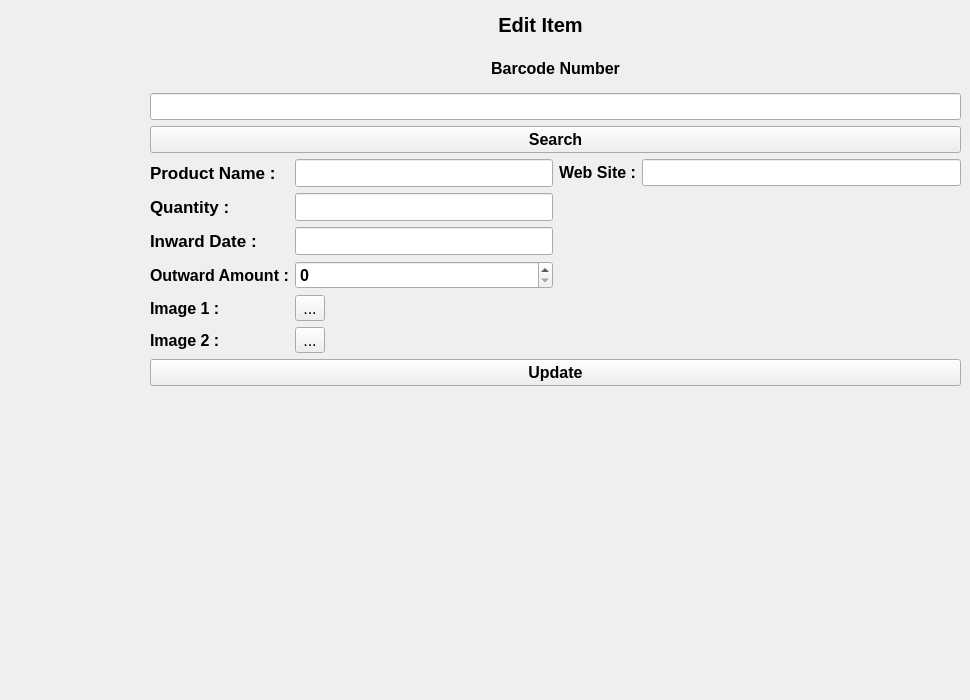
    <widget class="QWidget" name="pageEditProduct">
     <widget class="QWidget" name="verticalLayoutWidget_2">
      <property name="geometry">
       <rect>
        <x>150</x>
        <y>50</y>
        <width>811</width>
        <height>336</height>
       </rect>
      </property>
      <layout class="QVBoxLayout" name="verticalLayout_2">
       <item>
        <layout class="QVBoxLayout" name="verticalLayout">
         <item>
          <widget class="QLabel" name="label_5">
           <property name="font">
            <font>
             <pointsize>12</pointsize>
             <weight>75</weight>
             <bold>true</bold>
            </font>
           </property>
           <property name="text">
            <string>&lt;html&gt;&lt;head/&gt;&lt;body&gt;&lt;p align=&quot;center&quot;&gt;Barcode Number&lt;/p&gt;&lt;/body&gt;&lt;/html&gt;</string>
           </property>
          </widget>
         </item>
         <item>
          <widget class="QLineEdit" name="barcodeNumberFieldEdit">
           <property name="font">
            <font>
             <pointsize>12</pointsize>
             <weight>75</weight>
             <bold>true</bold>
            </font>
           </property>
          </widget>
         </item>
         <item>
          <widget class="QPushButton" name="btnSearchEdit">
           <property name="font">
            <font>
             <pointsize>12</pointsize>
             <weight>75</weight>
             <bold>true</bold>
            </font>
           </property>
           <property name="text">
            <string>Search</string>
           </property>
          </widget>
         </item>
         <item>
          <layout class="QHBoxLayout" name="horizontalLayout_2">
           <item>
            <layout class="QFormLayout" name="formLayout_8">
             <item row="1" column="0">
              <widget class="QLabel" name="label_25">
               <property name="font">
                <font>
                 <pointsize>13</pointsize>
                 <weight>75</weight>
                 <bold>true</bold>
                </font>
               </property>
               <property name="text">
                <string>Product Name :</string>
               </property>
              </widget>
             </item>
             <item row="1" column="1">
              <widget class="QLineEdit" name="productNameFieldEdit">
               <property name="font">
                <font>
                 <pointsize>13</pointsize>
                </font>
               </property>
              </widget>
             </item>
             <item row="2" column="0">
              <widget class="QLabel" name="label_26">
               <property name="font">
                <font>
                 <pointsize>13</pointsize>
                 <weight>75</weight>
                 <bold>true</bold>
                </font>
               </property>
               <property name="text">
                <string>Quantity :</string>
               </property>
              </widget>
             </item>
             <item row="2" column="1">
              <widget class="QLineEdit" name="quantityFieldEdit">
               <property name="font">
                <font>
                 <pointsize>13</pointsize>
                </font>
               </property>
              </widget>
             </item>
             <item row="3" column="0">
              <widget class="QLabel" name="label_27">
               <property name="font">
                <font>
                 <pointsize>13</pointsize>
                 <weight>75</weight>
                 <bold>true</bold>
                </font>
               </property>
               <property name="text">
                <string>Inward Date :</string>
               </property>
              </widget>
             </item>
             <item row="3" column="1">
              <widget class="QLineEdit" name="inwardDateFieldEdit">
               <property name="font">
                <font>
                 <pointsize>13</pointsize>
                </font>
               </property>
              </widget>
             </item>
             <item row="4" column="0">
              <widget class="QLabel" name="label_28">
               <property name="font">
                <font>
                 <pointsize>12</pointsize>
                 <weight>75</weight>
                 <bold>true</bold>
                </font>
               </property>
               <property name="text">
                <string>Outward Amount :</string>
               </property>
              </widget>
             </item>
             <item row="4" column="1">
              <widget class="QSpinBox" name="outwardAmountFieldEdit">
               <property name="font">
                <font>
                 <pointsize>12</pointsize>
                 <weight>75</weight>
                 <bold>true</bold>
                </font>
               </property>
              </widget>
             </item>
             <item row="5" column="0">
              <widget class="QLabel" name="label_30">
               <property name="font">
                <font>
                 <pointsize>12</pointsize>
                 <weight>75</weight>
                 <bold>true</bold>
                </font>
               </property>
               <property name="text">
                <string>Image 1 :</string>
               </property>
              </widget>
             </item>
             <item row="5" column="1">
              <widget class="QToolButton" name="btnImage1Edit">
               <property name="font">
                <font>
                 <pointsize>12</pointsize>
                 <weight>50</weight>
                 <bold>false</bold>
                </font>
               </property>
               <property name="text">
                <string>...</string>
               </property>
              </widget>
             </item>
             <item row="6" column="0">
              <widget class="QLabel" name="label_31">
               <property name="font">
                <font>
                 <pointsize>12</pointsize>
                 <weight>75</weight>
                 <bold>true</bold>
                </font>
               </property>
               <property name="text">
                <string>Image 2 :</string>
               </property>
              </widget>
             </item>
             <item row="6" column="1">
              <widget class="QToolButton" name="btnImage2Edit">
               <property name="font">
                <font>
                 <pointsize>12</pointsize>
                 <weight>50</weight>
                 <bold>false</bold>
                </font>
               </property>
               <property name="text">
                <string>...</string>
               </property>
              </widget>
             </item>
            </layout>
           </item>
           <item>
            <layout class="QFormLayout" name="formLayout_6">
             <item row="0" column="0">
              <widget class="QLabel" name="label_32">
               <property name="font">
                <font>
                 <pointsize>12</pointsize>
                 <weight>75</weight>
                 <bold>true</bold>
                </font>
               </property>
               <property name="text">
                <string>Web Site :</string>
               </property>
              </widget>
             </item>
             <item row="0" column="1">
              <widget class="QLineEdit" name="lineEdit_2">
               <property name="font">
                <font>
                 <pointsize>12</pointsize>
                 <weight>75</weight>
                 <bold>true</bold>
                </font>
               </property>
              </widget>
             </item>
            </layout>
           </item>
          </layout>
         </item>
        </layout>
       </item>
       <item>
        <widget class="QPushButton" name="btnUpdateEdit">
         <property name="font">
          <font>
           <pointsize>12</pointsize>
           <weight>75</weight>
           <bold>true</bold>
          </font>
         </property>
         <property name="text">
          <string>Update</string>
         </property>
        </widget>
       </item>
      </layout>
     </widget>
     <widget class="QLabel" name="label_29">
      <property name="geometry">
       <rect>
        <x>420</x>
        <y>0</y>
        <width>241</width>
        <height>51</height>
       </rect>
      </property>
      <property name="font">
       <font>
        <pointsize>15</pointsize>
        <weight>75</weight>
        <bold>true</bold>
       </font>
      </property>
      <property name="text">
       <string>&lt;html&gt;&lt;head/&gt;&lt;body&gt;&lt;p align=&quot;center&quot;&gt;Edit Item&lt;/p&gt;&lt;/body&gt;&lt;/html&gt;</string>
      </property>
     </widget>
     <widget class="QLabel" name="imageLabelEdit">
      <property name="geometry">
       <rect>
        <x>130</x>
        <y>440</y>
        <width>361</width>
        <height>251</height>
       </rect>
      </property>
      <property name="text">
       <string/>
      </property>
      <property name="pixmap">
       <pixmap>code.png</pixmap>
      </property>
      <property name="scaledContents">
       <bool>true</bool>
      </property>
     </widget>
     <widget class="QLabel" name="imageLabel2Edit">
      <property name="geometry">
       <rect>
        <x>580</x>
        <y>440</y>
        <width>371</width>
        <height>241</height>
       </rect>
      </property>
      <property name="text">
       <string/>
      </property>
      <property name="pixmap">
       <pixmap>code.png</pixmap>
      </property>
      <property name="scaledContents">
       <bool>true</bool>
      </property>
     </widget>
    </widget>
